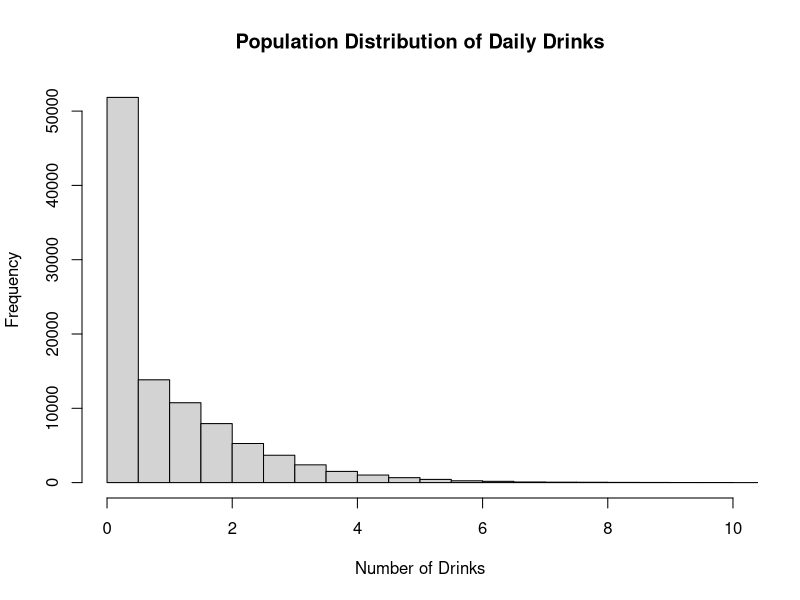
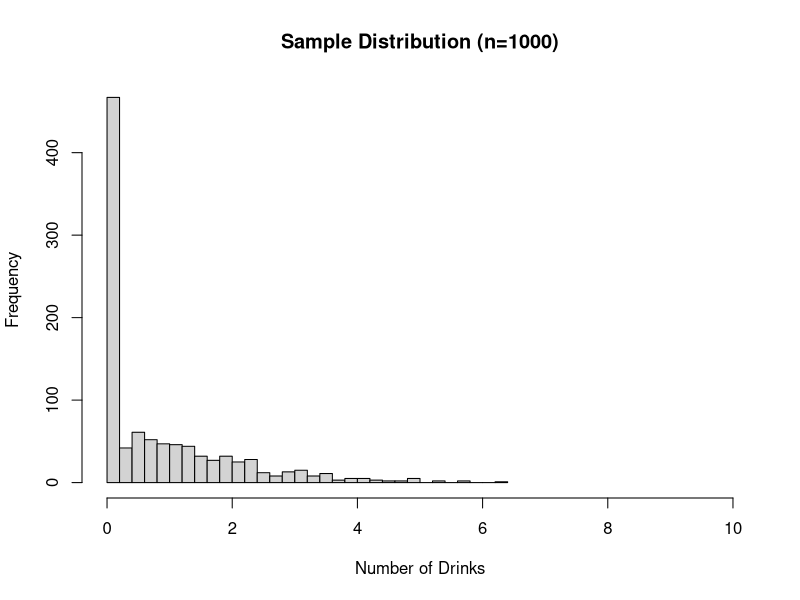
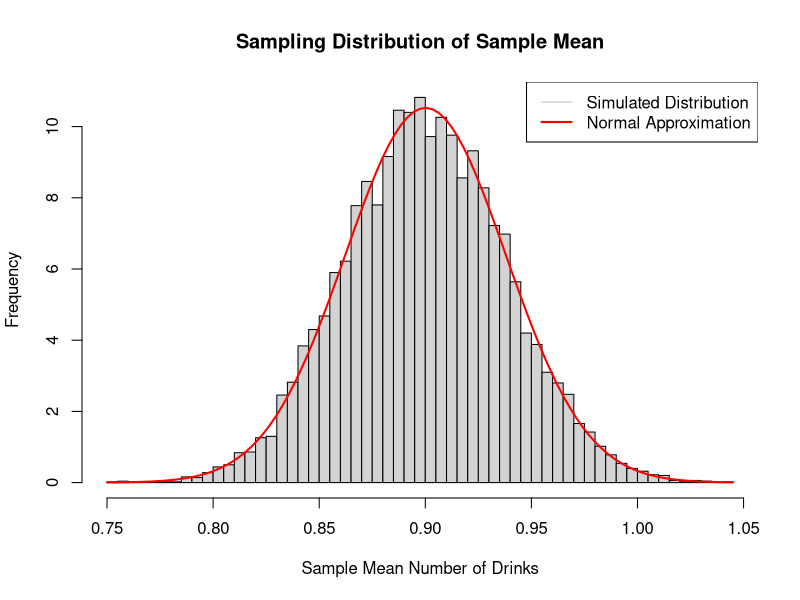

These figures' R source, in order:
## ---- chunk 1
knitr::opts_chunk$set(echo = TRUE)
set.seed(123)
## ---- chunk 2
# Create population distribution parameters
n_population <- 100000  # Large population size

prob_zero <- 0.4  # 40% of people don't drink

shape <- 1.5
rate <- 1

# Generate population data
zeros <- rep(0, prob_zero * n_population)
drinkers <- rgamma(n = (1 - prob_zero) * n_population, shape = shape, rate = rate)
population <- c(zeros, drinkers)

# Calculate population parameters (mean and standard dev)
pop_mean <- mean(population)
pop_sd <- sd(population)

# Print population parameters
print(paste("Population Mean:", round(pop_mean, 3)))
print(paste("Population SD:", round(pop_sd, 3)))

# Visualize population distribution
hist(population, 
     breaks = 50,
     main = "Population Distribution of Daily Drinks",
     xlab = "Number of Drinks",
     ylab = "Frequency",
     xlim = c(0, 10))
## ---- chunk 3
# single sample
sample_size <- 1000
single_sample <- sample(population, size = sample_size, replace = TRUE)

# sample statistics
sample_mean <- mean(single_sample)
sample_sd <- sd(single_sample)

# comparisons
print("Sample vs Population Statistics:")
print(paste("Sample Mean:", round(sample_mean, 3), "vs Population Mean:", round(pop_mean, 3)))
print(paste("Sample SD:", round(sample_sd, 3), "vs Population SD:", round(pop_sd, 3)))

# Visualize sample distribution
hist(single_sample, 
     breaks = 30,
     main = "Sample Distribution (n=1000)",
     xlab = "Number of Drinks",
     ylab = "Frequency",
     xlim = c(0, 10))
## ---- chunk 4
# Simulate 10000 samples
n_simulations <- 10000
sample_means <- numeric(n_simulations)

for(i in 1:n_simulations) {
    sample_means[i] <- mean(sample(population, size = sample_size, replace = TRUE))
}

# sampling distribution statistics
sampling_mean <- mean(sample_means)
sampling_sd <- sd(sample_means)

# theoretical standard error
theoretical_se <- pop_sd/sqrt(sample_size)

# Print results
print("Sampling Distribution Statistics:")
print(paste("Simulated Mean of Sample Means:", round(sampling_mean, 4)))
print(paste("Theoretical Mean (Population Mean):", round(pop_mean, 4)))
print(paste("Simulated Standard Error:", round(sampling_sd, 4)))
print(paste("Theoretical Standard Error:", round(theoretical_se, 4)))

# Visualize sampling distribution
hist(sample_means, 
     breaks = 50,
     main = "Sampling Distribution of Sample Mean",
     xlab = "Sample Mean Number of Drinks",
     ylab = "Frequency",
     probability = TRUE)
curve(dnorm(x, mean = pop_mean, sd = theoretical_se), 
      add = TRUE, 
      col = "red", 
      lwd = 2)
legend("topright", 
       legend = c("Simulated Distribution", "Normal Approximation"),
       col = c("grey", "red"),
       lwd = c(1, 2))
